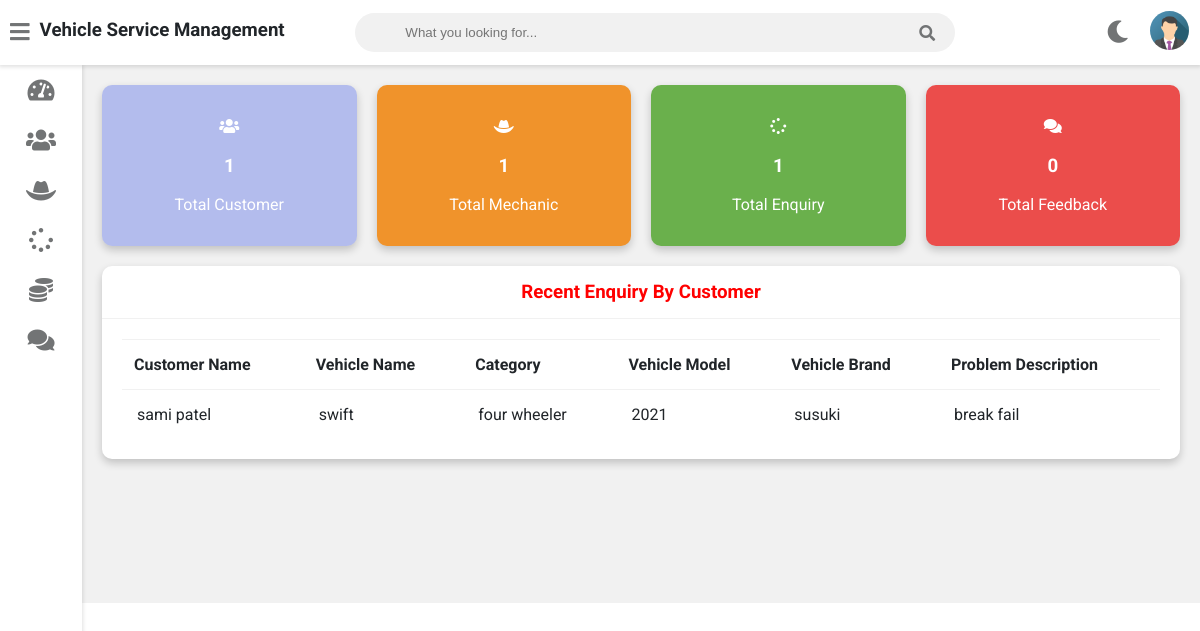
The app's page /admin-dashboard (signed in) with its own data.
### vehicle/models.py (models this page shows, shortened)
class Customer(models.Model):
    user=models.OneToOneField(User,on_delete=models.CASCADE)
    profile_pic= models.ImageField(upload_to='profile_pic/CustomerProfilePic/',null=True,blank=True)
    address = models.CharField(max_length=20)
    mobile = models.CharField(max_length=10,null=False)
    @property
    def get_name(self):
        return self.user.first_name+" "+self.user.last_name

class Request(models.Model):
    cat=(('two wheeler with gear','two wheeler with gear'),('two wheeler without gear','two wheeler without gear'),('three wheeler','three wheeler'),('four wheeler','four wheeler'))
    category=models.CharField(max_length=50,choices=cat)
    vehicle_no = models.CharField(max_length=20, null=False, blank=False)
    vehicle_name = models.CharField(max_length=40,null=False)
    vehicle_model = models.CharField(max_length=40,null=False)
    vehicle_brand = models.CharField(max_length=40,null=False)
    problem_description = models.CharField(max_length=500,null=False)
    date=models.DateField(auto_now=True)
    cost=models.PositiveIntegerField(null=True)
    customer=models.ForeignKey('Customer', on_delete=models.CASCADE,null=True)
    mechanic=models.ForeignKey('Mechanic',on_delete=models.CASCADE,null=True)
    stat=(('Pending','Pending'),('Approved','Approved'),('Repairing','Repairing'),('Repairing Done','Repairing Done'),('Released','Released'))
    status=models.CharField(max_length=50,choices=stat,default='Pending',null=True)

### vehicle/views.py (the view)
# urls.py: path('admin-dashboard', views.admin_dashboard_view,name='admin-dashboard'),
@login_required(login_url='adminlogin')
def admin_dashboard_view(request):
    enquiry=models.Request.objects.all().order_by('-id')
    customers=[]
    for enq in enquiry:
        customer=models.Customer.objects.get(id=enq.customer_id)
        customers.append(customer)
    dict={
    'total_customer':models.Customer.objects.all().count(),
    'total_mechanic':models.Mechanic.objects.all().count(),
    'total_request':models.Request.objects.all().count(),
    'total_feedback':models.Feedback.objects.all().count(),
    'data':zip(customers,enquiry),
    }
    return render(request,'vehicle/admin_dashboard.html',context=dict)

### vehicle/auth.py (called while the page is built)
    def get_user(self, user_id):
        try:
            return User.objects.get(pk=user_id)
        except User.DoesNotExist:
            return None

### templates/vehicle/admin_dashboard.html
{% extends 'vehicle/adminbase.html' %}
{% load static %}
{% block content %}
	<div class="wrapper">
		<div class="row">
			<div class="col-3 col-m-6 col-sm-6">
				<div class="counter bg-primary">
					<p>
						<i class="fas fa-users"></i>
					</p>
					<h3>{{total_customer}}</h3>
					<p>Total Customer</p>
				</div>
			</div>
			<div class="col-3 col-m-6 col-sm-6">
				<div class="counter bg-warning">
					<p>
						<i class="fas fa-hat-cowboy"></i>
					</p>
					<h3>{{total_mechanic}}</h3>
					<p>Total Mechanic</p>
				</div>
			</div>
			<div class="col-3 col-m-6 col-sm-6">
				<div class="counter bg-success">
					<p>
						<i class="fas fa-spinner"></i>
					</p>
					<h3>{{total_request}}</h3>
					<p>Total Enquiry</p>
				</div>
			</div>
			<div class="col-3 col-m-6 col-sm-6">
				<div class="counter bg-danger">
					<p>
						<i class="fas fa-comments"></i>
					</p>
					<h3>{{total_feedback}}</h3>
					<p>Total Feedback</p>
				</div>
			</div>
		</div>
		<div class="row">
			<div class="col-12 col-m-12 col-sm-12">
				<div class="card">
					<div class="card-header">
						<h3 style="color:red; text-align:center" >Recent Enquiry By Customer
						</h3>
					</div>
					<div class="card-content">
						<table>
							<thead>
								<tr>
									<th>Customer Name</th>
									<th>Vehicle Name</th>
									<th>Category</th>
									<th>Vehicle Model</th>
									<th>Vehicle Brand</th>
									<th>Problem Description</th>
								</tr>
							</thead>
							<tbody>
								{% for c,r in data %}
								<tr>
									<td> {{c.get_name}}</td>
									<td> {{r.vehicle_name}}</td>
									<td>{{r.category}}</td>
									<td>{{r.vehicle_model}}</td>
									<td>{{r.vehicle_brand}}</td>
									<td>{{r.problem_description}}</td>
								</tr>
								{% endfor %}
							</tbody>
						</table>
					</div>
				</div>
			</div>
		</div>
  <br><br><br><br><br><br>
	</div>
{% endblock content %}

### static/style.css (style rules this page uses)
:root { --primary-color: #1332e247; --success-color: #6ab04c; --warning-color: #f0932b; --danger-color: #eb4d4b; --light-color: #212529; --light-second-color: #727475; --light-background: #ffffff; --light-second-background: #f1f1f1; --dark-color: #909090; --dark-second-color: #f5f6fa; --dark-background: #23242D; --dark-second-background: #181818; }
.light { --main-bg-color: var(--light-background); --second-bg-color: var(--light-second-background); --main-color: var(--light-color); --second-color: var(--light-second-color); }
.bg-primary { background: var(--primary-color); }
.bg-success { background: var(--success-color); }
.bg-warning { background: var(--warning-color); }
.bg-danger { background: var(--danger-color); }
* { box-sizing: border-box; }
body { font-family: 'Roboto', sans-serif; background: var(--main-bg-color); color: var(--main-color); margin: 0; }
.wrapper { padding: 10px; margin-left: 82px; padding-top: 75px; background: var(--second-bg-color); transition: margin-left .5s; }
.row { display: flex; flex-wrap: wrap; flex-direction: row; }
.row:after, .row:before { box-sizing: border-box; }
[class*="col-"] { padding: 10px; }
@media only screen and (min-width: 600px) { .col-sm-6 { width: 50%; } }
@media only screen and (min-width: 600px) { .col-sm-12 { width: 100%; } }
@media only screen and (min-width: 768px) { .col-m-6 { width: 50%; } }
@media only screen and (min-width: 768px) { .col-m-12 { width: 100%; } }
@media only screen and (min-width: 992px) { .col-3 { width: 25%; } }
@media only screen and (min-width: 992px) { .col-12 { width: 100%; } }
.counter { padding: 16px; text-align: center; color: #fff; border-radius: 10px; box-shadow: 0 4px 8px 0 rgba(0,0,0,0.2); }
.card { background: var(--main-bg-color); color: var(--main-color); border-radius: 10px; margin-bottom: 10px; box-shadow: 0 4px 8px 0 rgba(0,0,0,0.2); }
.card-header { padding: 15px 30px; border-bottom: 1px solid var(--second-bg-color); position: relative; }
.card-header h3 { margin: 0; }
.card-content { padding: 20px; overflow-x: auto; }
table { border-collapse: collapse; width: 100%; }
table td { border-top: 1px solid var(--second-bg-color); padding: 15px; }
table th { border-top: 1px solid var(--second-bg-color); border-bottom: 1px solid var(--second-bg-color); padding: 15px 12px; text-align: left; }

### records on screen
Customer: get_name "sami patel", vehicle_name "swift", category "four wheeler", vehicle_model "2021", vehicle_brand "susuki", problem_description "break fail"

### other values on screen
{{ total_customer }} "1"
{{ total_mechanic }} "1"
{{ total_request }} "1"
{{ total_feedback }} "0"
